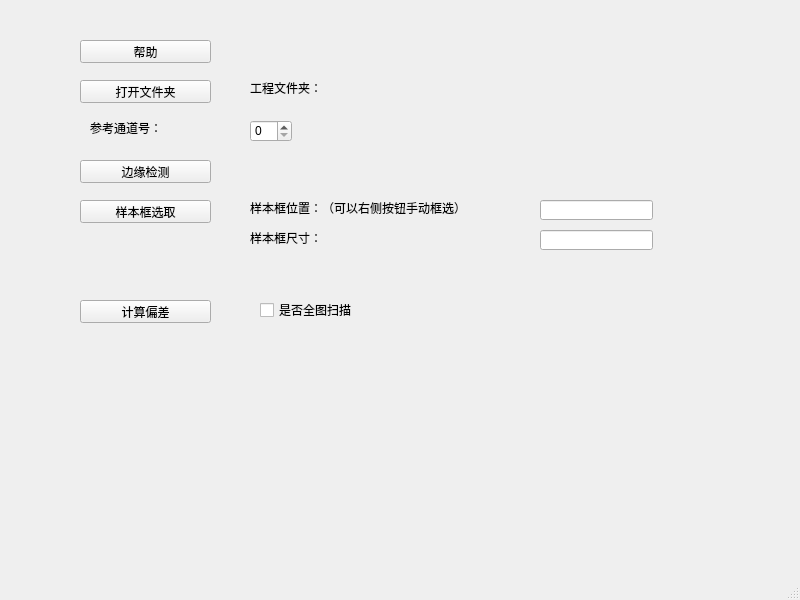
<?xml version="1.0" encoding="UTF-8"?>
<ui version="4.0">
 <class>Auto_TemplateMatching</class>
 <widget class="QMainWindow" name="Auto_TemplateMatching">
  <property name="geometry">
   <rect>
    <x>0</x>
    <y>0</y>
    <width>800</width>
    <height>600</height>
   </rect>
  </property>
  <property name="windowTitle">
   <string>MainWindow</string>
  </property>
  <widget class="QWidget" name="centralwidget">
   <widget class="QLabel" name="label">
    <property name="geometry">
     <rect>
      <x>250</x>
      <y>80</y>
      <width>101</width>
      <height>16</height>
     </rect>
    </property>
    <property name="text">
     <string>工程文件夹：</string>
    </property>
   </widget>
   <widget class="QPushButton" name="button_openFolder">
    <property name="geometry">
     <rect>
      <x>80</x>
      <y>80</y>
      <width>131</width>
      <height>23</height>
     </rect>
    </property>
    <property name="text">
     <string>打开文件夹</string>
    </property>
   </widget>
   <widget class="QPushButton" name="button_canny">
    <property name="geometry">
     <rect>
      <x>80</x>
      <y>160</y>
      <width>131</width>
      <height>23</height>
     </rect>
    </property>
    <property name="text">
     <string>边缘检测</string>
    </property>
   </widget>
   <widget class="QSpinBox" name="spinBox">
    <property name="geometry">
     <rect>
      <x>250</x>
      <y>120</y>
      <width>42</width>
      <height>22</height>
     </rect>
    </property>
   </widget>
   <widget class="QLabel" name="label_2">
    <property name="geometry">
     <rect>
      <x>90</x>
      <y>120</y>
      <width>101</width>
      <height>16</height>
     </rect>
    </property>
    <property name="text">
     <string>参考通道号：</string>
    </property>
   </widget>
   <widget class="QPushButton" name="button_calDif">
    <property name="geometry">
     <rect>
      <x>80</x>
      <y>300</y>
      <width>131</width>
      <height>23</height>
     </rect>
    </property>
    <property name="text">
     <string>计算偏差</string>
    </property>
   </widget>
   <widget class="QPushButton" name="button_cutout">
    <property name="geometry">
     <rect>
      <x>80</x>
      <y>200</y>
      <width>131</width>
      <height>23</height>
     </rect>
    </property>
    <property name="text">
     <string>样本框选取</string>
    </property>
   </widget>
   <widget class="QLabel" name="label_3">
    <property name="geometry">
     <rect>
      <x>250</x>
      <y>200</y>
      <width>221</width>
      <height>16</height>
     </rect>
    </property>
    <property name="text">
     <string>样本框位置：（可以右侧按钮手动框选）</string>
    </property>
   </widget>
   <widget class="QLabel" name="label_4">
    <property name="geometry">
     <rect>
      <x>250</x>
      <y>230</y>
      <width>221</width>
      <height>16</height>
     </rect>
    </property>
    <property name="text">
     <string>样本框尺寸：</string>
    </property>
   </widget>
   <widget class="QLineEdit" name="lineEdit_refPos">
    <property name="geometry">
     <rect>
      <x>540</x>
      <y>200</y>
      <width>113</width>
      <height>20</height>
     </rect>
    </property>
   </widget>
   <widget class="QLineEdit" name="lineEdit_refSize">
    <property name="geometry">
     <rect>
      <x>540</x>
      <y>230</y>
      <width>113</width>
      <height>20</height>
     </rect>
    </property>
   </widget>
   <widget class="QLabel" name="label_opened_folder">
    <property name="geometry">
     <rect>
      <x>320</x>
      <y>80</y>
      <width>351</width>
      <height>16</height>
     </rect>
    </property>
    <property name="text">
     <string/>
    </property>
   </widget>
   <widget class="QCheckBox" name="checkBox_Overallscan">
    <property name="geometry">
     <rect>
      <x>260</x>
      <y>300</y>
      <width>161</width>
      <height>20</height>
     </rect>
    </property>
    <property name="text">
     <string>是否全图扫描</string>
    </property>
   </widget>
   <widget class="QPushButton" name="button_help">
    <property name="geometry">
     <rect>
      <x>80</x>
      <y>40</y>
      <width>131</width>
      <height>23</height>
     </rect>
    </property>
    <property name="text">
     <string>帮助</string>
    </property>
   </widget>
  </widget>
  <widget class="QMenuBar" name="menubar">
   <property name="geometry">
    <rect>
     <x>0</x>
     <y>0</y>
     <width>800</width>
     <height>22</height>
    </rect>
   </property>
  </widget>
  <widget class="QStatusBar" name="statusbar"/>
 </widget>
 <resources/>
 <connections/>
</ui>
